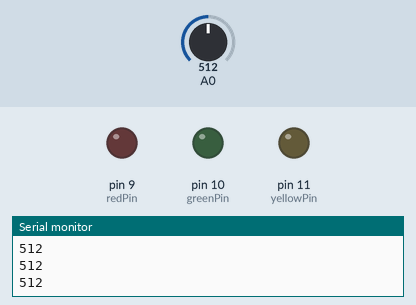
Simulated run of this sketch. Board: Arduino Uno, built with avr-gcc and run on an emulated ATmega328P. Parts: output pins drawn as LEDs (lit = HIGH), the last lines printed to the serial monitor. The inputs (shaded band) are chosen by the test bench; at power-on: A0 = 512.

Above: at 1.2 s.
1.3 s: A0 set to 493
At 2.2 s:
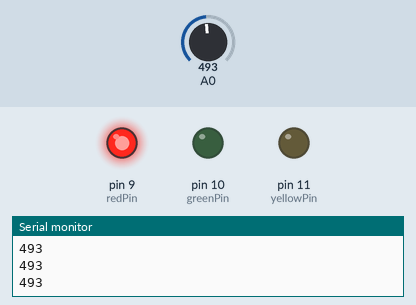
2.8 s: A0 set to 167
4.3 s: A0 set to 150
At 4.9 s:
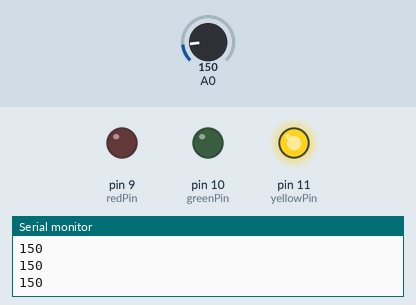
7.3 s: A0 set to 170
At 8.8 s:
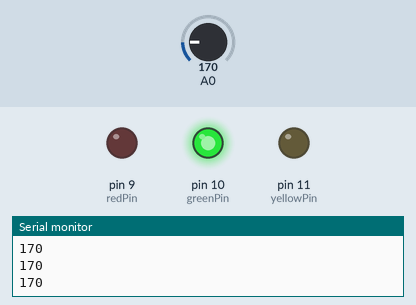
Timing chart, 0 to 9.9 s (numbered marks = the images above; inputs shaded):
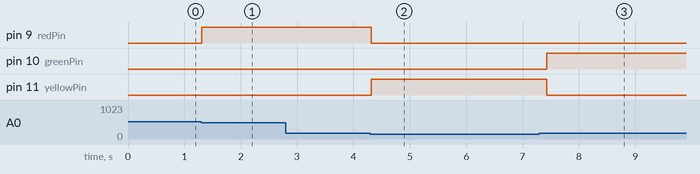

Measured:
- the behaviour switches between 501 and 500 on A0 (found by bisection; images 0 and 1)
- the behaviour switches between 161 and 160 on A0 (found by bisection; images 1 and 2)
- after the input at 1.3 s, pin 9 (redPin): LOW → HIGH at once
- after the input at 4.3 s, pin 9 (redPin): HIGH → LOW at once; pin 11 (yellowPin): LOW → HIGH at once

The sketch:

rain.ino
```cpp
const int sensorMin = 0;     // sensor minimum
const int sensorMax = 1024;  // sensor maximum
int redPin = 9;
int greenPin = 10;
int yellowPin = 11;
int stat = 0;
float timer = 0;
int current = 0;
float masterList[3][2];

void setup() {
  Serial.begin(9600);
  pinMode(redPin, OUTPUT);
  pinMode(greenPin, OUTPUT);
  pinMode(yellowPin, OUTPUT);
  digitalWrite(redPin, LOW);
  digitalWrite(greenPin, LOW);
  digitalWrite(yellowPin, LOW);
}

void loop() {
  int sensorReading = analogRead(A0);
  Serial.println(sensorReading);
  if ((stat == 0) && (sensorReading <= 500)) {
    digitalWrite(redPin, HIGH);
    digitalWrite(greenPin, LOW);
    digitalWrite(yellowPin, LOW);
    stat = 1;
    masterList[current][0] = timer;
  }
  else if ((stat == 1) && (sensorReading <= 160)) {
    digitalWrite(redPin, LOW);
    digitalWrite(greenPin, LOW);
    digitalWrite(yellowPin, HIGH);
    stat = 2;
    masterList[current][2] = timer;
  }
  else if ((stat == 2) && (sensorReading <= 180) && (masterList[current][1] - masterList[current][2] >= 3)) {
    digitalWrite(redPin, LOW);
    digitalWrite(greenPin, HIGH);
    digitalWrite(yellowPin, LOW);
  }
  else if (((masterList[current][1] - masterList[current][2] >= 10) && (stat == 2)) || ((masterList[current][1] - masterList[current][0] >= 10) && (stat == 1))) {
//    for (int i = 0; i < 3; i++) {
//      Serial.println(masterList[current][i]);
//    }
    current = current + 1;
    stat = 0;
    digitalWrite(redPin, LOW);
    digitalWrite(greenPin, LOW);
    digitalWrite(yellowPin, LOW);
  }
  delay(100);
  timer = timer + 0.1;
  masterList[current][1] = timer;
}
```
